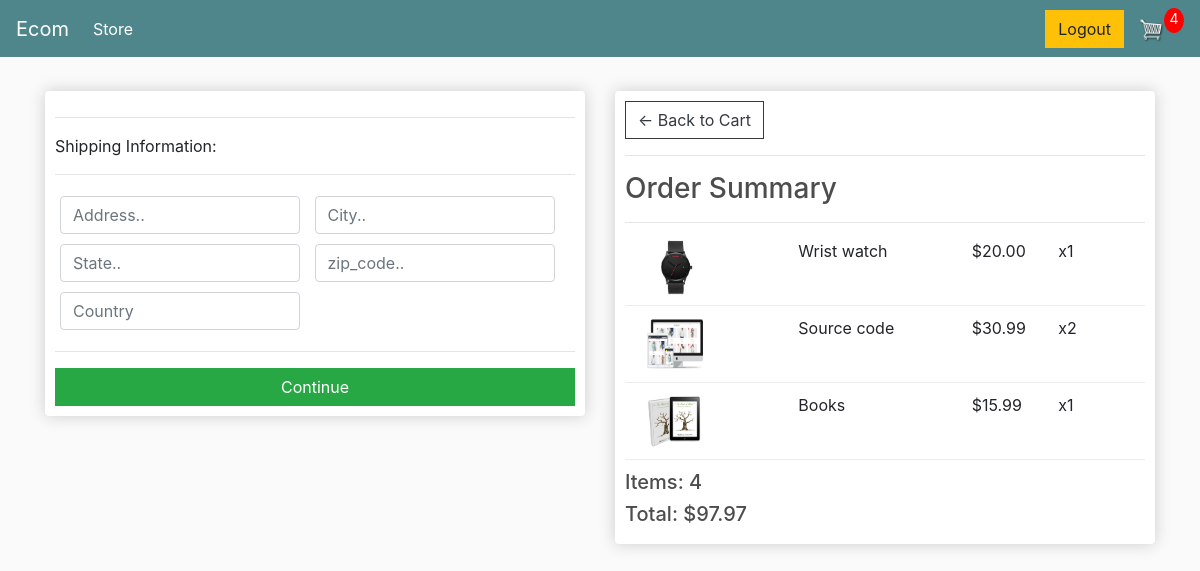
Screenshot of /checkout/ (signed in) with the database file from the repository.
### store/models.py (models this page shows, shortened)
class OrderItem(models.Model):
    order = models.ForeignKey(Order, on_delete=models.CASCADE, null=True, blank=True)
    product = models.ForeignKey(Products, on_delete=models.CASCADE, null=True, blank=True)
    quantity = models.IntegerField(default=0, blank=True, null=True)
    date_added = models.DateTimeField(auto_now_add=True)
    @property
    def get_total(self):
        total = self.product.price * self.quantity
        return total

class Products(models.Model):
    product_name = models.CharField(max_length=200)
    price = models.DecimalField(max_digits=10, decimal_places=2)
    description = models.TextField()
    images = models.ImageField()
    digital = models.BooleanField(default=False, null=True, blank=False)

class Order(models.Model):
    customer = models.ForeignKey(Customer, on_delete=models.CASCADE, null=True, blank=True)
    date_ordered = models.DateTimeField(auto_now_add=True)
    complete = models.BooleanField(default=False, null=True, blank=True)
    transaction_id = models.CharField(max_length=200)
    @property
    def shipping(self):
        shipping = False
        orderitems = self.orderitem_set.all()
        for i in orderitems:
            if i.product.digital == False:
                shipping = True
        return shipping
    @property
    def get_cart_total(self):
        orderitems = self.orderitem_set.all()
        total = sum([item.get_total for item in orderitems])
        return total
    @property
    def get_cart_item(self):
        orderitems = self.orderitem_set.all()
        total = sum([item.quantity for item in orderitems])
        return total

### store/views.py (the view)
# urls.py: path('checkout/', views.checkout, name="checkout"),
def checkout(request):
    if request.user.is_authenticated:
        customer = request.user.customer
        order, created = Order.objects.get_or_create(customer=customer, complete=False)
        items = order.orderitem_set.all()
        cartItems = order.get_cart_item
    else:
        items = []
        order = {'get_cart_total' : 0, 'get_cart_item' : 0, 'shipping' : False}
        cartItems = order['get_cart_item']
    context = {'items' : items, 'order' : order, 'cartItems' : cartItems}
    return render(request, 'store/checkout.html', context)

### store/templates/store/checkout.html (shortened to what this page needs)
{% extends 'store/main.html' %}
{% load static %}
{% block content %}
     <div class="row">
		<div class="col-lg-6">
			<div class="box-element" id="form-wrapper">
				<form id="form">
					<div id="shipping-info">
						<hr>
						<p>Shipping Information:</p>
						<hr>
						<div class="form-field">
							<input class="form-control" type="text" name="address" placeholder="Address..">
						</div>
						<div class="form-field">
							<input class="form-control" type="text" name="city" placeholder="City..">
						</div>
						<div class="form-field">
							<input class="form-control" type="text" name="state" placeholder="State..">
						</div>
						<div class="form-field">
							<input class="form-control" type="text" name="zipcode" placeholder="zip_code..">
						</div>
						<div class="form-field">
							<input class="form-control" type="text" name="country" placeholder="Country">
						</div>
					</div>
					<hr>
					<input id="form-button" class="btn btn-success btn-block" type="submit" value="Continue">
				</form>
			</div>
			<br>
		</div>
		<div class="col-lg-6">
			<div class="box-element">
				<a  class="btn btn-outline-dark" href="{% url 'cart' %}">&#x2190; Back to Cart</a>
				<hr>
				<h3>Order Summary</h3>
				<hr>
                {% for item in items %}
				<div class="cart-row">
					<div style="flex:2"><img class="row-image" src="{{item.product.images.url}}"></div>
					<div style="flex:2"><p>{{item.product.product_name}}</p></div>
					<div style="flex:1"><p>${{item.product.price}}</p></div>
					<div style="flex:1"><p>x{{item.quantity}}</p></div>
				</div>
				{% endfor %}
				<h5>Items:   {{order.get_cart_item}}</h5>
				<h5>Total:   ${{order.get_cart_total}}</h5>
			</div>
		</div>
	</div>
{% endblock content %}

### static/css/main.css (style rules this page uses)
body { background-color: hsl(0, 0%, 98%); }
h1,h2,h3,h4,h5,h6 { color:hsl(0, 0%, 30%); }
.box-element { box-shadow:hsl(0, 0%, 80%) 0 0 16px; background-color: #fff; border-radius: 4px; padding: 10px; }
.col-lg-4, .col-lg-6, .col-lg-8, .col-lg-12 { margin-top: 10px; }
.btn { border-radius: 0; }
.row-image { width: 100px; }
.form-field { width:250px; display: inline-block; padding: 5px; }
.cart-row { display: flex; align-items: flex-stretch; padding-bottom: 10px; margin-bottom: 10px; border-bottom: 1px solid #ececec; }

### rows the page displays
OrderItem: product.images (picture), product.product_name "Wrist watch", product.price "20.00", quantity "1"
OrderItem: product.images (picture), product.product_name "Source code", product.price "30.99", quantity "2"
OrderItem: product.images (picture), product.product_name "Books", product.price "15.99", quantity "1"
Order: get_cart_item "4", get_cart_total "97.97"

### other values shown
{{ cartItems }} "4"
